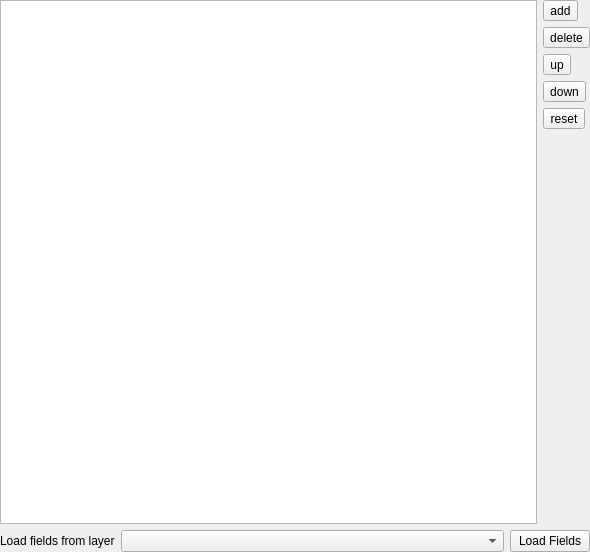
<?xml version="1.0" encoding="UTF-8"?>
<ui version="4.0">
 <class>Form</class>
 <widget class="QWidget" name="Form">
  <property name="geometry">
   <rect>
    <x>0</x>
    <y>0</y>
    <width>590</width>
    <height>552</height>
   </rect>
  </property>
  <property name="sizePolicy">
   <sizepolicy hsizetype="Preferred" vsizetype="Expanding">
    <horstretch>0</horstretch>
    <verstretch>0</verstretch>
   </sizepolicy>
  </property>
  <property name="windowTitle">
   <string>Fields</string>
  </property>
  <layout class="QVBoxLayout" name="verticalLayout_2">
   <property name="margin">
    <number>0</number>
   </property>
   <item>
    <layout class="QHBoxLayout" name="horizontalLayout">
     <item>
      <widget class="QTableView" name="fieldsView">
       <property name="selectionMode">
        <enum>QAbstractItemView::SingleSelection</enum>
       </property>
       <property name="selectionBehavior">
        <enum>QAbstractItemView::SelectRows</enum>
       </property>
      </widget>
     </item>
     <item>
      <layout class="QVBoxLayout" name="buttonLayout">
       <item>
        <widget class="QToolButton" name="addButton">
         <property name="toolTip">
          <string>Add new field</string>
         </property>
         <property name="text">
          <string>add</string>
         </property>
        </widget>
       </item>
       <item>
        <widget class="QToolButton" name="deleteButton">
         <property name="toolTip">
          <string>Delete selected field</string>
         </property>
         <property name="text">
          <string>delete</string>
         </property>
        </widget>
       </item>
       <item>
        <widget class="QToolButton" name="upButton">
         <property name="toolTip">
          <string>Move selected field up</string>
         </property>
         <property name="text">
          <string>up</string>
         </property>
        </widget>
       </item>
       <item>
        <widget class="QToolButton" name="downButton">
         <property name="toolTip">
          <string>Move selected field down</string>
         </property>
         <property name="text">
          <string>down</string>
         </property>
        </widget>
       </item>
       <item>
        <widget class="QToolButton" name="resetButton">
         <property name="toolTip">
          <string>Reset all fields</string>
         </property>
         <property name="text">
          <string>reset</string>
         </property>
        </widget>
       </item>
       <item>
        <spacer name="verticalSpacer">
         <property name="orientation">
          <enum>Qt::Vertical</enum>
         </property>
         <property name="sizeHint" stdset="0">
          <size>
           <width>20</width>
           <height>40</height>
          </size>
         </property>
        </spacer>
       </item>
      </layout>
     </item>
    </layout>
   </item>
   <item>
    <layout class="QHBoxLayout" name="loadFromLayerLayout">
     <item>
      <widget class="QLabel" name="loadFromLayerLabel">
       <property name="text">
        <string>Load fields from layer</string>
       </property>
      </widget>
     </item>
     <item>
      <widget class="QgsMapLayerComboBox" name="layerCombo">
       <property name="sizePolicy">
        <sizepolicy hsizetype="Expanding" vsizetype="Fixed">
         <horstretch>0</horstretch>
         <verstretch>0</verstretch>
        </sizepolicy>
       </property>
      </widget>
     </item>
     <item>
      <widget class="QPushButton" name="loadLayerFieldsButton">
       <property name="sizePolicy">
        <sizepolicy hsizetype="Minimum" vsizetype="Fixed">
         <horstretch>0</horstretch>
         <verstretch>0</verstretch>
        </sizepolicy>
       </property>
       <property name="toolTip">
        <string>Load fields from selected layer</string>
       </property>
       <property name="text">
        <string>Load Fields</string>
       </property>
      </widget>
     </item>
    </layout>
   </item>
  </layout>
 </widget>
 <customwidgets>
  <customwidget>
   <class>QgsMapLayerComboBox</class>
   <extends>QComboBox</extends>
   <header>qgis.gui</header>
   <container>1</container>
  </customwidget>
 </customwidgets>
 <resources/>
 <connections/>
</ui>
